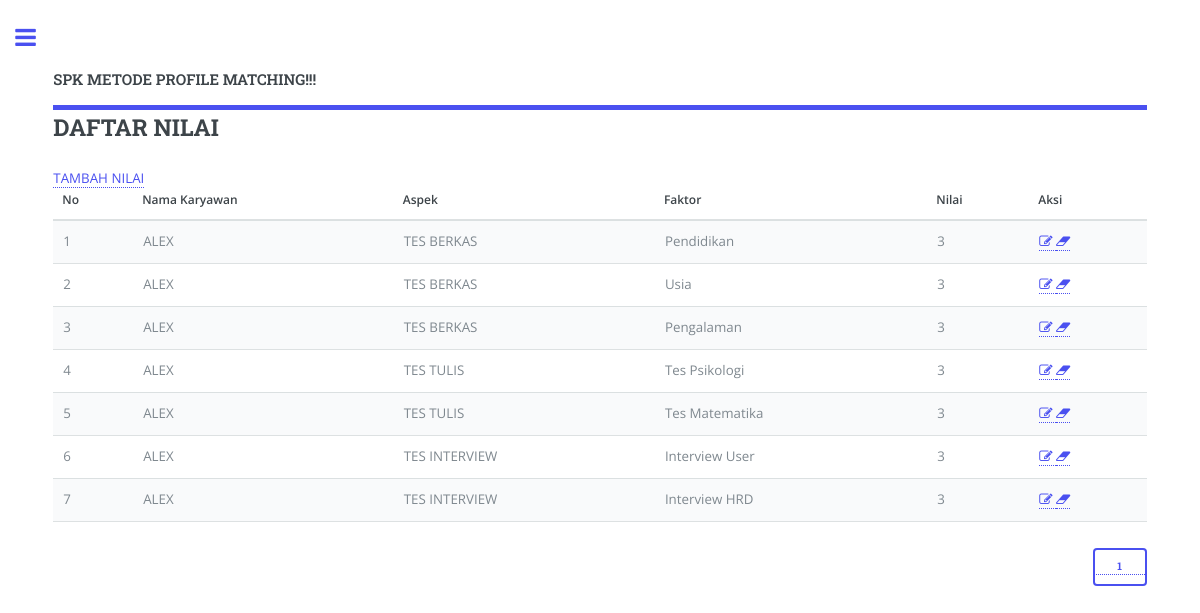
The app's page /?page=nilai (signed in) with its own data.
### tables this page shows
CREATE TABLE `tbl_sample` (
  `id_sample` int(11) UNSIGNED NOT NULL,
  `karyawan` tinyint(3) UNSIGNED DEFAULT NULL,
  `faktor` tinyint(3) UNSIGNED DEFAULT NULL,
  `nilai` tinyint(3) UNSIGNED DEFAULT NULL
);

CREATE TABLE `tbl_karyawan` (
  `id_karyawan` int(3) UNSIGNED NOT NULL,
  `nama_karyawan` varchar(100) NOT NULL
);

CREATE TABLE `tbl_aspek` (
  `id_aspek` int(3) UNSIGNED NOT NULL,
  `nama_aspek` varchar(100) NOT NULL,
  `bobot` float NOT NULL,
  `bobot_core` float NOT NULL,
  `bobot_secondary` float NOT NULL,
  `nama_singkat` char(1) DEFAULT NULL
);

CREATE TABLE `tbl_faktor` (
  `id_faktor` int(3) UNSIGNED NOT NULL,
  `aspek` tinyint(3) UNSIGNED NOT NULL COMMENT 'FK tbl_aspek',
  `nama_faktor` varchar(30) NOT NULL,
  `target` tinyint(3) NOT NULL,
  `jenis` enum('1','2') DEFAULT NULL COMMENT '1=Core;2=Secondary'
);

### nilai.php (the view)
<div class="panel-heading"><h2>DAFTAR NILAI</h2></div>
<a href="?page=nilai_tambah">TAMBAH NILAI</a><br>
	<table class="table">
		<thead>
			<tr>
				<th>No</th>
				<th>Nama Karyawan</th>
				<th>Aspek</th>
				<th>Faktor</th>
				<th>Nilai</th>
				<th>Aksi</th>
			</tr>
		</thead>
		<tbody>
			<?php
			$halaman = 20;
			  $page = isset($_GET["halaman"]) ? (int)$_GET["halaman"] : 1;
			  $mulai = ($page>1) ? ($page * $halaman) - $halaman : 0;
			  $result = mysql_query("SELECT * FROM tbl_sample");
			  $total = mysql_num_rows($result);
			  $pages = ceil($total/$halaman);
			  $query = mysql_query("SELECT * FROM tbl_sample, tbl_karyawan, tbl_aspek, tbl_faktor WHERE tbl_sample.karyawan=tbl_karyawan.id_karyawan AND tbl_sample.faktor=tbl_faktor.id_faktor AND tbl_faktor.aspek=tbl_aspek.id_aspek ORDER BY tbl_sample.karyawan, tbl_aspek.id_aspek ASC LIMIT $mulai, $halaman")or die(mysql_error());
			  $no =$mulai+1;
			while ($data = mysql_fetch_assoc($query)){
				?>
				<tr>
					<td><?php echo $no; ?></td>
					<td><?php echo $data['nama_karyawan']; ?></td>
					<td><?php echo $data['nama_aspek']; ?></td>
					<td><?php echo $data['nama_faktor']; ?></td>
					<td><?php echo $data['nilai']; ?></td>
					<td>
						<a href="?page=nilai_edit&id_sample=<?php echo $data['id_sample']; ?>">
						<i class='fa fa-edit'></i>
						</a>
						<a  href="javascript:confirmDeleteNilai('nilai_hapus.php?id_karyawan=<?php echo $data[id_karyawan]; ?>')">
						<i class="fa fa-eraser"></i>
						</a>
					</td>
				</tr>
			<?php
			$no++;
		}
			?>
		</tbody>
	</table>
	<div class="">
		<p align="right">
			<?php for ($i=1; $i<=$pages ; $i++){ ?>
				<a href="?page=nilai&halaman=<?php echo $i; ?>"><input type="button" value="<?php echo $i; ?>"></a>
		<?php } ?>
		</p>
	</div>

### assets/css/main.css (style rules this page uses)
html, body, div, span, applet, object, iframe, h1, h2, h3, h4, h5, h6, p, blockquote, pre, a, abbr, acronym, address, big, cite, code, del, dfn, em, img, ins, kbd, q, s, samp, small, strike, strong, sub, sup, tt, var, b, u, i, center, dl, dt, dd, ol, ul, li, fieldset, form, label, legend, table, caption, tbody, tfoot, thead, tr, th, td, article, aside, canvas, details, embed, figure, figcaption, footer, header, hgroup, menu, nav, output, ruby, section, summary, time, mark, audio, video { margin: 0; padding: 0; border: 0; font-size: 100%; font: inherit; vertical-align: baseline; }
body { line-height: 1; }
table { border-collapse: collapse; border-spacing: 0; }
body { -webkit-text-size-adjust: none; }
*, *:before, *:after { -moz-box-sizing: border-box; -webkit-box-sizing: border-box; box-sizing: border-box; }
body { -ms-overflow-style: scrollbar; }
body { background: #ffffff; }
body, input, select, textarea { color: #7f888f; font-family: "Open Sans", sans-serif; font-size: 13pt; font-weight: 400; line-height: 1.65; }
@media screen and (max-width: 1680px) { body, input, select, textarea { font-size: 11pt; } }
@media screen and (max-width: 1280px) { body, input, select, textarea { font-size: 10pt; } }
a { -moz-transition: color 0.2s ease-in-out, border-bottom-color 0.2s ease-in-out; -webkit-transition: color 0.2s ease-in-out, border-bottom-color 0.2s ease-in-out; -ms-transition: color 0.2s ease-in-out, border-bottom-color 0.2s ease-in-out; transition: color 0.2s ease-in-out, border-bottom-color 0.2s ease-in-out; border-bottom: dotted 1px; color: #4a50f0; text-decoration: none; }
em, i { font-style: italic; }
p { margin: 0 0 2em 0; }
h1, h2, h3, h4, h5, h6 { color: #3d4449; font-family: "Roboto Slab", serif; font-weight: 700; line-height: 1.5; margin: 0 0 1em 0; }
h2 { font-size: 1.75em; }
table { margin: 0 0 2em 0; width: 100%; }
table tbody tr { border: solid 1px rgba(210, 215, 217, 0.75); border-left: 0; border-right: 0; }
table tbody tr:nth-child(2n + 1) { background-color: rgba(230, 235, 237, 0.25); }
table td { padding: 0.75em 0.75em; }
table th { color: #3d4449; font-size: 0.9em; font-weight: 600; padding: 0 0.75em 0.75em 0.75em; text-align: left; }
table thead { border-bottom: solid 2px rgba(210, 215, 217, 0.75); }
input[type="submit"], input[type="reset"], input[type="button"], button, .button { -moz-appearance: none; -webkit-appearance: none; -ms-appearance: none; appearance: none; -moz-transition: background-color 0.2s ease-in-out, color 0.2s ease-in-out; -webkit-transition: background-color 0.2s ease-in-out, color 0.2s ease-in-out; -ms-transition: background-color 0.2s ease-in-out, color 0.2s ease-in-out; transition: background-color 0.2s ease-in-out, color 0.2s ease-in-out; background-color: transparent; border-radius: 0.375em; border: 0; box-shadow: inset 0 0 0 2px #4a50f0; color: #4a50f0 !important; cursor: pointer; display: inline-block; font-family: "Roboto Slab", serif; font-size: 0.8em; font-weight: 700; height: 3.5em; letter-spacing: 0.075em; line-height: 3.5em; padding: 0 2.25em; text-align: center; text-decoration: none; text-transform: uppercase; white-space: nowrap; }

### records on screen
tbl_sample: tbl_karyawan.nama_karyawan "ALEX", tbl_aspek.nama_aspek "TES BERKAS", tbl_faktor.nama_faktor "Pendidikan", nilai "3"
tbl_sample: tbl_karyawan.nama_karyawan "ALEX", tbl_aspek.nama_aspek "TES BERKAS", tbl_faktor.nama_faktor "Usia", nilai "3"
tbl_sample: tbl_karyawan.nama_karyawan "ALEX", tbl_aspek.nama_aspek "TES BERKAS", tbl_faktor.nama_faktor "Pengalaman", nilai "3"
tbl_sample: tbl_karyawan.nama_karyawan "ALEX", tbl_aspek.nama_aspek "TES TULIS", tbl_faktor.nama_faktor "Tes Psikologi", nilai "3"
tbl_sample: tbl_karyawan.nama_karyawan "ALEX", tbl_aspek.nama_aspek "TES TULIS", tbl_faktor.nama_faktor "Tes Matematika", nilai "3"
tbl_sample: tbl_karyawan.nama_karyawan "ALEX", tbl_aspek.nama_aspek "TES INTERVIEW", tbl_faktor.nama_faktor "Interview User", nilai "3"
tbl_sample: tbl_karyawan.nama_karyawan "ALEX", tbl_aspek.nama_aspek "TES INTERVIEW", tbl_faktor.nama_faktor "Interview HRD", nilai "3"
